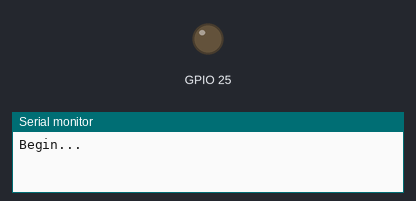
A sketch run on a simulated ESP32. On the bench: output pins drawn as LEDs (lit = HIGH), the last lines printed to the serial monitor.

Above: at 0.0 s.
At 0.6 s:
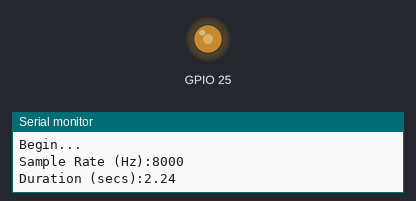
Timing chart, 0 to 2.1 s (numbered marks = the images above):
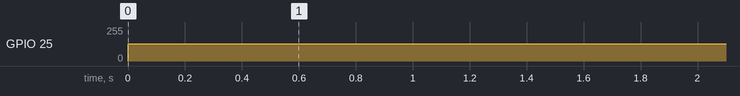

The sketch:

ESP32_DAC_PlayWAV_c.ino
```cpp
// (licence header left out)
#include "EMOTIONAL_DAMAGE.h"
#include "Game_Audio.h"

Game_Audio_Class GameAudio(25,0);

Game_Audio_Wav_Class pmWav(EMOTIONAL_DAMAGE_wav);


void setup() {
  Serial.begin(115200);
  Serial.println("Begin...");
}

void loop() {
	Serial.print("Sample Rate (Hz):");
	Serial.println(pmWav.getSampleRate());
	Serial.print("Duration (secs):");
	Serial.println(pmWav.getDuration());

    GameAudio.PlayWav(&pmWav, false, 1.0);

	// wait until done
	while(GameAudio.IsPlaying()){
	}

}
```

Game_Audio.cpp
```cpp
// (licence header left out)
#include "esp32-hal-timer.h"
#include "Game_Audio.h"

// because of the difficulty in passing parameters to interrupt handlers we have a global
// object of this type that points to the object the user creates.
Game_Audio_Class *GameAudioGlobalObject;

hw_timer_t * timer = NULL;

// this interrupt is called at the SampleRate of the audio file.
void IRAM_ATTR onTimer()
{

  if(GameAudioGlobalObject->CurrentWav!=0)
  {
    if(GameAudioGlobalObject->CurrentWav->Completed==false)
    {
        dacWrite(GameAudioGlobalObject->DacPin,GameAudioGlobalObject->CurrentWav->Data[GameAudioGlobalObject->CurrentWav->DataIdx]);             												// write out the data
        GameAudioGlobalObject->CurrentWav->DataIdx++;
        if(GameAudioGlobalObject->CurrentWav->DataIdx>=GameAudioGlobalObject->CurrentWav->DataSize)  // if that was the last data byte...
          GameAudioGlobalObject->CurrentWav->Completed=true; // mark as completed

    }
  }
}

Game_Audio_Class::Game_Audio_Class(uint8_t DacPin, uint8_t TimerNo)
{
  timer = timerBegin(TimerNo, AUDIO_INTERRUPT_PRESCALER, true);
  timerAttachInterrupt(timer, &onTimer, true);          // P3= edge trggered
  timerAlarmWrite(timer, ESP32_F_CPU/AUDIO_INTERRUPT_PRESCALER/MIN_SAMPLERATE, true); // use min rate until a wav file is played
  timerAlarmEnable(timer);                              // enable
  GameAudioGlobalObject=this;						// set global variable to use in ISR
  this->DacPin=DacPin;
  dacWrite(DacPin,0x7f);								// Set speaker to mid point to stop any clicks during sample playback
}


int Game_Audio_Class::PlayWav(Game_Audio_Wav_Class *Wav, bool interruptCurrent, float sampleRateMultiplier){
  int newSampleRate;

  if (interruptCurrent == false && GameAudioGlobalObject->CurrentWav != NULL) // if it is NULL a wav has not been played yet and we cannot check values
  {
	  if (GameAudioGlobalObject->CurrentWav->Completed == false)
		  return 0;
  }


  if (sampleRateMultiplier != 1.0) {
	uint16_t newSampleRate;
	newSampleRate = (uint16_t)(sampleRateMultiplier * Wav->SampleRate);
	if (newSampleRate > MAX_SAMPLERATE || newSampleRate < MIN_SAMPLERATE)
	{
		timerAlarmWrite(timer, ESP32_F_CPU/AUDIO_INTERRUPT_PRESCALER/Wav->SampleRate, true);  // set the interrupt rate to the sample rate
	}
	else
	{
		timerAlarmWrite(timer, ESP32_F_CPU/AUDIO_INTERRUPT_PRESCALER/newSampleRate, true);  // set the interrupt rate to the sample rate
	}

  }
  else {
	timerAlarmWrite(timer, ESP32_F_CPU/AUDIO_INTERRUPT_PRESCALER/Wav->SampleRate, true);  // set the interrupt rate to the sample rate
  }

  //GameAudioGlobalObject->CurrentWav->Completed = true; // if we are interrupting a different one, it needs to be marked as complete


  //Wav->Count=0;
  Wav->DataIdx=AUDIO_DATA_START;
  Wav->Completed=false;
  CurrentWav=Wav;

  return 1;

}

int Game_Audio_Class::IsPlaying()
{
	if (GameAudioGlobalObject->CurrentWav == NULL)
		return false;

	return (GameAudioGlobalObject->CurrentWav->Completed == false);
}

void Game_Audio_Class::StopPlaying()
{
	if (GameAudioGlobalObject->CurrentWav != NULL) // if it is NULL we don't need to do anythin
		GameAudioGlobalObject->CurrentWav->Completed=true;
}


Game_Audio_Wav_Class::Game_Audio_Wav_Class(unsigned char *WavData)
{
  // create a new wav class object

  SampleRate=(WavData[WAV_SAMPLERATE_H]*256)+WavData[WAV_SAMPLERATE_L];

  if (SampleRate > MAX_SAMPLERATE || SampleRate < MIN_SAMPLERATE)
	  SampleRate = MIN_SAMPLERATE; // This will prevent problems and the error will be obvious in the playback

  DataSize=(WavData[WAV_FILESIZE_H]*65536)+(WavData[WAV_FILESIZE_M]*256)+WavData[WAV_FILESIZE_L]+AUDIO_DATA_START;
  Data=WavData;
  //Count=0;
  DataIdx=AUDIO_DATA_START;
  Completed=true;
}

float Game_Audio_Wav_Class::getDuration() {
	return ((float)(DataSize - AUDIO_DATA_START) / (float)SampleRate);
}

uint16_t Game_Audio_Wav_Class::getSampleRate() {
	return SampleRate;
}
```

Game_Audio.h
```cpp
// (licence header left out)
/*
Here are the data Positions in the wav file specification.

1 - 4 "RIFF"  Marks the file as a riff file. Characters are each 1 byte long.
5 - 8 File size (integer) Size of the overall file - 8 bytes, in bytes (32-bit integer). Typically, you'd fill this in after creation.
9 -12 "WAVE"  File Type Header. For our purposes, it always equals "WAVE".
13-16 "fmt "  Format chunk marker. Includes trailing null
17-20 Length of format data as listed above
21-22 1 Type of format (1 is PCM)
23-24 Number of Channels
25-28 Sample Rate - Number of Samples per second, or Hertz.
29-32
33-34
35-36 Bits per sample
37-40 "data"  "data" chunk header. Marks the beginning of the data section.
41-44 File size (data)  Size of the data section.


*/

#define ESP32_F_CPU 				80000000  // the speed of the processor
#define AUDIO_INTERRUPT_PRESCALER 	80
#define MAX_SAMPLERATE 50000
#define MIN_SAMPLERATE  2000


// sample rate data locations ... see above
#define WAV_SAMPLERATE_L 24
#define WAV_SAMPLERATE_H 25

// PCM data size location ... see above
#define WAV_FILESIZE_L 40 // LSB
#define WAV_FILESIZE_M 41
#define WAV_FILESIZE_H 42 // MSB

#define AUDIO_DATA_START 44 // this is where the data starts


// The Main Wave class for sound samples
class Game_Audio_Wav_Class
{
  public:
  uint16_t SampleRate;
  volatile uint32_t DataSize=0;
  volatile uint32_t DataIdx=AUDIO_DATA_START;
  volatile unsigned char *Data;
  volatile bool Completed=true;

  Game_Audio_Wav_Class(unsigned char *WavData);
  float getDuration();  // return duration in seconds
  uint16_t getSampleRate();
};


class Game_Audio_Class
{
  // the main class for using the DAC to play sounds
  public:
  volatile uint8_t DacPin;                              // pin to send DAC data to use 25 or 26 only!
  Game_Audio_Wav_Class *CurrentWav=0;                   // Wav to play

  Game_Audio_Class(uint8_t DacPin, uint8_t TimerNo);
  int PlayWav(Game_Audio_Wav_Class *Wav, bool interruptCurrent, float sampleRateMultiplier);
  void StopPlaying();
  int IsPlaying();
};
```

Source omitted: ONAL_DAMAGE.h (data table, 112044 bytes)

Measured:
- by itself, GPIO 25: 0/255 → 128/255 at 0.00 s
